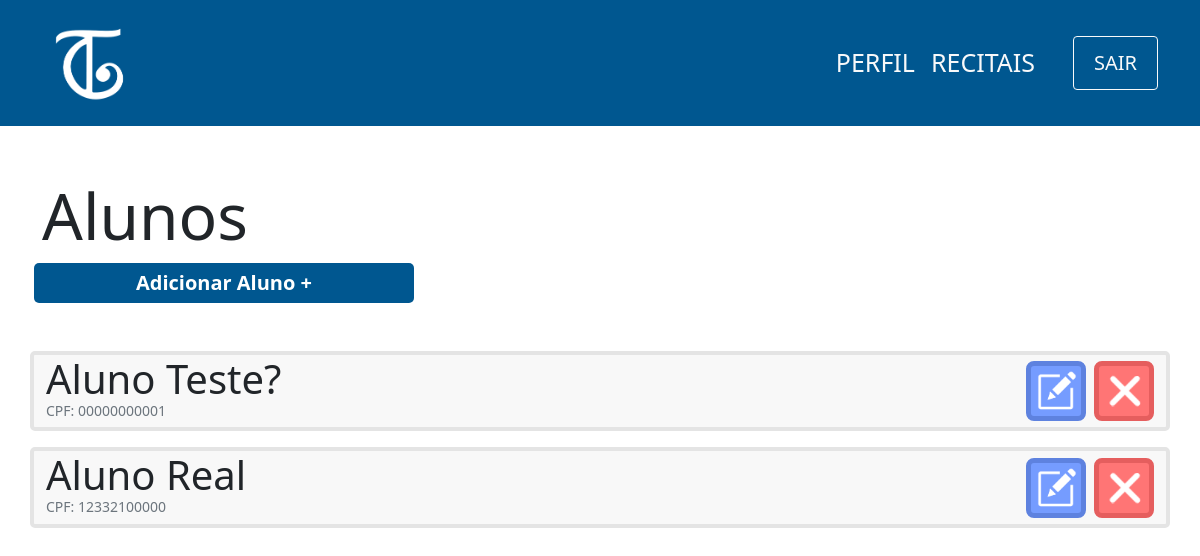
The page /view/aluno/index.php on the database as committed earlier.
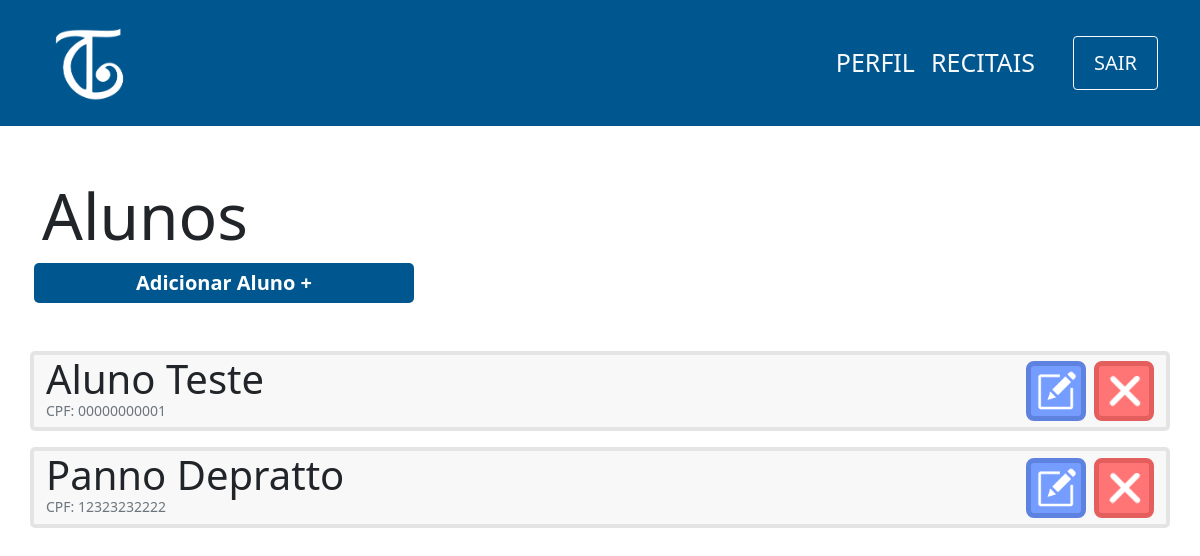
The same page on the database as committed later.
### tables this page shows
CREATE TABLE aluno(
                id INTEGER PRIMARY KEY,
                cpf varchar(11) not null,
                nome varchar(100) not null,
                username varchar(100) not null,
                responsavel varchar(100),
                data_nasc date not null,
                senha varchar(100) not null,
                email varchar(100) not null                    
            );

### controller/aluno/index.php (called while the page is built)
<?php
    require '../../db/connection.php';
    try {
        $sql=$db->prepare('SELECT nome,id,cpf FROM aluno');
        $sql->execute();
        $alunos=$sql->fetchAll(PDO::FETCH_ASSOC);
    } catch (PDOException $e) {
        echo 'Erro ao executar comando no banco de dados: ' . $e->getMessage();
        exit();
    }

### view/aluno/index.php (the view, shortened to what this page needs)
<?php
    include '../../layouts/navbar.php';
    include '../../controller/aluno/index.php';
?>
<div class="container">
    <div class="row mt-5">
        <h1 class="mt-1 display-3">Alunos</h1>
        <span class="btn-principal col-md-4 col-sm-12 mx-1 text-center mb-5">
            <a href="cadastro.php">Adicionar Aluno +</a>
        </span>
        <?php
            foreach($alunos as $aluno){
                echo'
                    <div class="col-12 card d-flex flex-row mb-3 justify-content-between">
                        <div class="d-flex flex-column">
                            <p class="m-0 display-6">'.$aluno['nome'].'
                            </p>
                            <p class="m-0 text-muted display-3 mb-2" style="font-size:14px">CPF:
                                '.$aluno['cpf'].'
                            </p>
                        </div>
                        <div class="d-flex align-items-center">
                            <button onclick="location.href=\'edit.php?id='.$aluno['id'].'\';" class="btn-editar mx-2">
                                <img src="../../images/edit-icon.png" width=40px>
                            </button>
                            <button class="btn-remover">
                                <img src="../../images/delete-icon.png" width=40px>
                            </button>
                        </div>
                    </div>';
            }
        ?>
    </div>
</div>

Rows that differ between the two databases and show on the page:
changed aluno: nome "Aluno Teste?" → "Aluno Teste"
changed aluno: nome "Aluno Real" → "Panno Depratto"; cpf "12332100000" → "12323232222"
